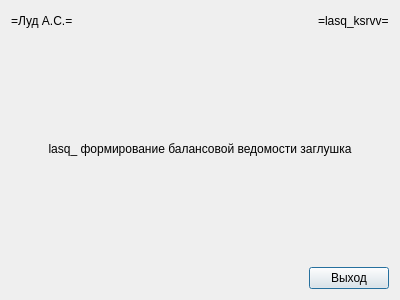
<?xml version="1.0" encoding="UTF-8"?>
<ui version="4.0">
 <class>lasq_ksrvv</class>
 <widget class="QDialog" name="lasq_ksrvv">
  <property name="windowModality">
   <enum>Qt::ApplicationModal</enum>
  </property>
  <property name="geometry">
   <rect>
    <x>0</x>
    <y>0</y>
    <width>400</width>
    <height>300</height>
   </rect>
  </property>
  <property name="windowTitle">
   <string>lasq_ksrvv</string>
  </property>
  <layout class="QVBoxLayout" name="verticalLayout">
   <item>
    <layout class="QHBoxLayout" name="horizontalLayout">
     <item>
      <widget class="QLabel" name="lasq_ksrvv_xxlas_l">
       <property name="text">
        <string>=Луд А.С.=</string>
       </property>
      </widget>
     </item>
     <item>
      <spacer name="horizontalSpacer">
       <property name="orientation">
        <enum>Qt::Horizontal</enum>
       </property>
       <property name="sizeHint" stdset="0">
        <size>
         <width>40</width>
         <height>20</height>
        </size>
       </property>
      </spacer>
     </item>
     <item>
      <widget class="QLabel" name="lasq_ksrvv_xxprg_l">
       <property name="text">
        <string>=lasq_ksrvv=</string>
       </property>
      </widget>
     </item>
    </layout>
   </item>
   <item>
    <spacer name="verticalSpacer">
     <property name="orientation">
      <enum>Qt::Vertical</enum>
     </property>
     <property name="sizeHint" stdset="0">
      <size>
       <width>20</width>
       <height>96</height>
      </size>
     </property>
    </spacer>
   </item>
   <item>
    <widget class="QLabel" name="lasq_ksrvv_xxtitle_l">
     <property name="text">
      <string>lasq_ формирование балансовой ведомости заглушка</string>
     </property>
     <property name="alignment">
      <set>Qt::AlignCenter</set>
     </property>
    </widget>
   </item>
   <item>
    <spacer name="verticalSpacer_2">
     <property name="orientation">
      <enum>Qt::Vertical</enum>
     </property>
     <property name="sizeHint" stdset="0">
      <size>
       <width>20</width>
       <height>96</height>
      </size>
     </property>
    </spacer>
   </item>
   <item>
    <layout class="QHBoxLayout" name="horizontalLayout_2">
     <item>
      <spacer name="horizontalSpacer_2">
       <property name="orientation">
        <enum>Qt::Horizontal</enum>
       </property>
       <property name="sizeHint" stdset="0">
        <size>
         <width>40</width>
         <height>20</height>
        </size>
       </property>
      </spacer>
     </item>
     <item>
      <widget class="QPushButton" name="lasq_ksrvv_exit_c">
       <property name="text">
        <string>Выход</string>
       </property>
      </widget>
     </item>
    </layout>
   </item>
  </layout>
 </widget>
 <resources/>
 <connections/>
</ui>
